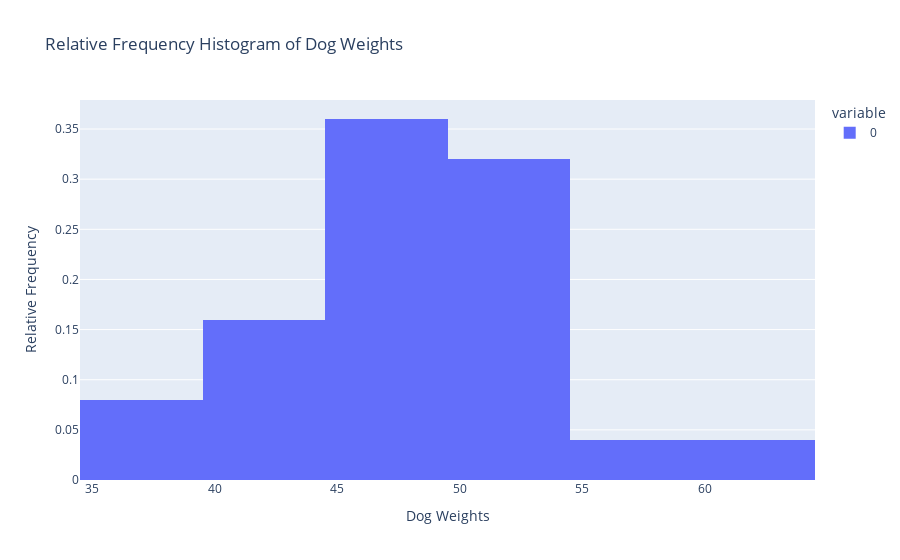

The notebook cell saved with this chart:
### Markdown cell above
## Relative Frequency Histogram with Plotly Express

### Code cell
dog_weights = [
    37, 39, 41, 42, 43, 43,
    45, 45, 46, 46, 47, 47,
    47, 48, 48, 50, 50, 51,
    51, 52, 53, 53, 54, 57, 62
]

bins = [35, 40, 45, 50, 55, 60, 65]

px.histogram(
    dog_weights,
    nbins = 6,  # set the number of bins
    title = "Relative Frequency Histogram of Dog Weights",
    histnorm = 'probability'  # use 'probability' for relative frequency histogram
).update_layout(
    xaxis_title="Dog Weights", yaxis_title="Relative Frequency"
)

### Figure 1 — Plotly figure (JSON) as saved in the notebook; plotly's stock layout.template omitted (floating-point values rounded to 4 significant figures)
{"data": [{"alignmentgroup": "True", "bingroup": "x", "histnorm": "probability", "hovertemplate": "variable=0<br>value=%{x}<br>probability=%{y}<extra></extra>", "legendgroup": "0", "marker": {"color": "#636efa", "pattern": {"shape": ""}}, "name": "0", "nbinsx": 6, "offsetgroup": "0", "orientation": "v", "showlegend": true, "type": "histogram", "x": [37, 39, 41, 42, 43, 43, 45, 45, 46, 46, 47, 47, 47, 48, 48, 50, 50, 51, 51, 52, 53, 53, 54, 57, 62], "xaxis": "x", "yaxis": "y"}], "layout": {"barmode": "relative", "legend": {"title": {"text": "variable"}, "tracegroupgap": 0}, "title": {"text": "Relative Frequency Histogram of Dog Weights"}, "xaxis": {"anchor": "y", "domain": [0, 1], "title": {"text": "Dog Weights"}}, "yaxis": {"anchor": "x", "domain": [0, 1], "title": {"text": "Relative Frequency"}}}}
